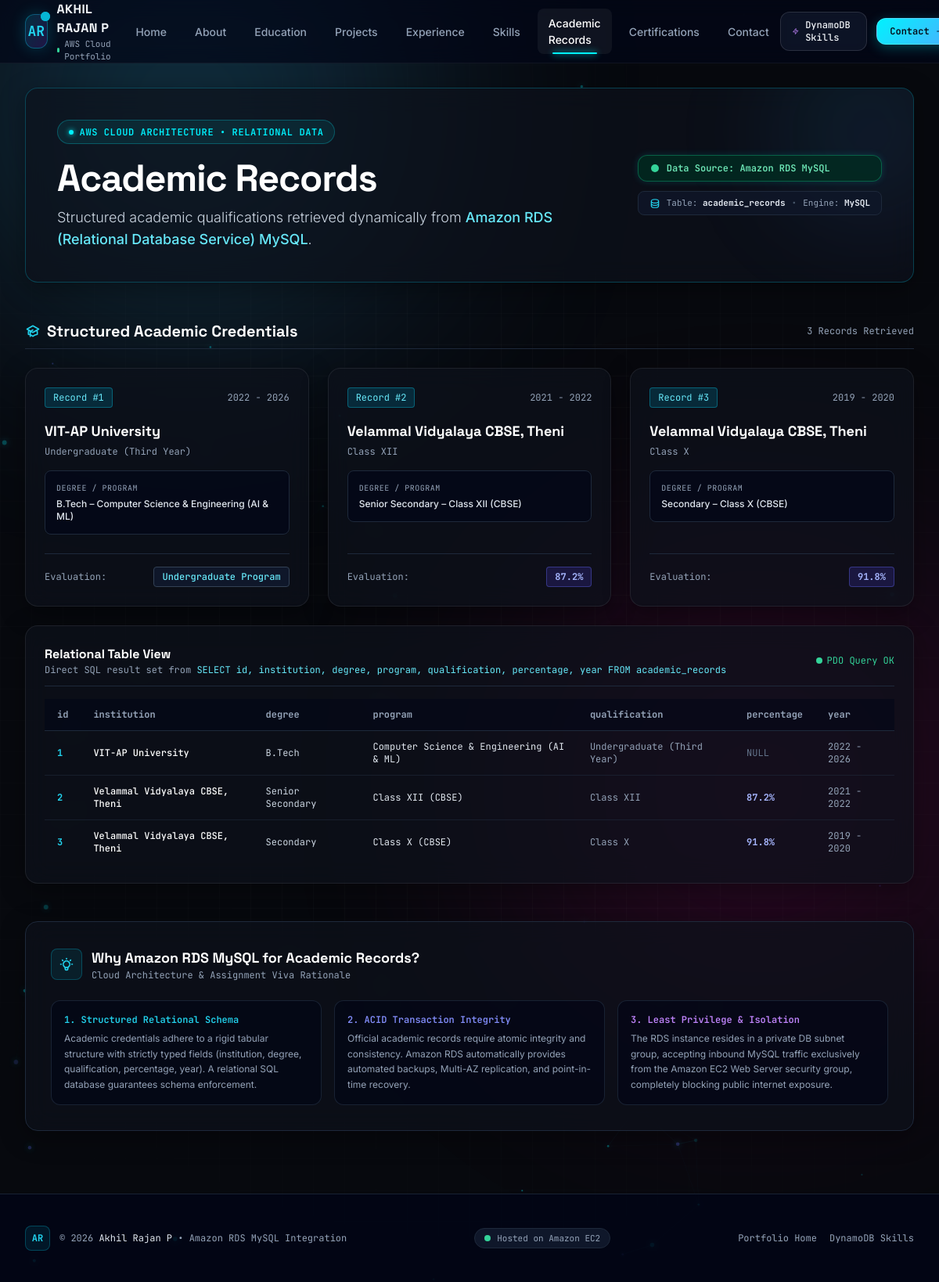
The app's page /academic.php with its own data.
### tables this page shows
CREATE TABLE academic_records (
    id INT AUTO_INCREMENT PRIMARY KEY,
    institution VARCHAR(255) NOT NULL,
    degree VARCHAR(255),
    program VARCHAR(255),
    qualification VARCHAR(100),
    percentage DECIMAL(5,2),
    year VARCHAR(20)
);

### config/database.php (called while the page is built, shortened)
<?php
function getDbConnection() {
    $host = getenv('DB_HOST') ?: ($_ENV['DB_HOST'] ?? ($_SERVER['DB_HOST'] ?? ''));
    $name = getenv('DB_NAME') ?: ($_ENV['DB_NAME'] ?? ($_SERVER['DB_NAME'] ?? 'student_portfolio'));
    $user = getenv('DB_USER') ?: ($_ENV['DB_USER'] ?? ($_SERVER['DB_USER'] ?? ''));
    $pass = getenv('DB_PASSWORD') ?: ($_ENV['DB_PASSWORD'] ?? ($_SERVER['DB_PASSWORD'] ?? ''));
    $port = getenv('DB_PORT') ?: ($_ENV['DB_PORT'] ?? ($_SERVER['DB_PORT'] ?? 3306));
    $dsn = "mysql:host={$host};port={$port};dbname={$name};charset=utf8mb4";
    $options = [
        PDO::ATTR_ERRMODE            => PDO::ERRMODE_EXCEPTION,
        PDO::ATTR_DEFAULT_FETCH_MODE => PDO::FETCH_ASSOC,
        PDO::ATTR_EMULATE_PREPARES   => false,
        PDO::ATTR_TIMEOUT            => 5,
    ];
    try {
        $pdo = new PDO($dsn, $user, $pass, $options);
        return $pdo;
    } catch (PDOException $e) {
        error_log("Database connection failure: " . $e->getMessage());
        return null;
    }
}
function getAcademicRecords() {
    $pdo = getDbConnection();
    try {
        $stmt = $pdo->prepare("SELECT id, institution, degree, program, qualification, percentage, year FROM academic_records ORDER BY id ASC");
        $stmt->execute();
        $records = $stmt->fetchAll();
        return [
            'success' => true,
            'is_mock' => false,
            'source'  => 'Amazon RDS MySQL',
            'records' => $records
        ];
    } catch (PDOException $e) {
        error_log("Academic records query error: " . $e->getMessage());
        return [
            'success' => false,
            'is_mock' => false,
            'source'  => 'Amazon RDS MySQL',
            'error'   => 'Unable to retrieve academic records at the moment.',
            'records' => []
        ];
    }
}

### academic.php (the view, shortened to what this page needs)
<?php
require_once __DIR__ . '/config/database.php';
$academicData = getAcademicRecords();
$isSuccess    = $academicData['success'] ?? false;
$records      = $academicData['records'] ?? [];
$dataSource   = $academicData['source'] ?? 'Amazon RDS MySQL';
?>
<!DOCTYPE html>
<html lang="en" class="scroll-smooth">
<head>
  <script src="https://cdn.tailwindcss.com"></script>
  <link rel="stylesheet" href="./style.css">
</head>
<body class="bg-space text-slate-100 font-sans antialiased overflow-x-hidden selection:bg-cyan-500/30 selection:text-cyan-200">
  <div class="fixed inset-0 pointer-events-none z-0 overflow-hidden">
    <canvas id="particle-canvas" class="absolute inset-0 w-full h-full opacity-60"></canvas>
    <div class="ambient-glow glow-1"></div>
    <div class="ambient-glow glow-2"></div>
    <div class="cyber-grid"></div>
  </div>
  <header id="navbar" class="fixed top-0 left-0 right-0 z-40 transition-all duration-300 backdrop-blur-md bg-slate-950/70 border-b border-white/5">
    <div class="max-w-7xl mx-auto px-4 sm:px-6 lg:px-8 h-20 flex items-center justify-between">
      <a href="index.php" class="group flex items-center gap-3 text-decoration-none">
        <div class="relative flex items-center justify-center w-11 h-11 rounded-xl bg-gradient-to-br from-cyan-500/20 to-purple-600/20 border border-cyan-500/40 group-hover:border-cyan-400 transition-all duration-300 shadow-glow-sm">
          <span class="font-mono font-bold text-lg text-cyan-400 group-hover:scale-110 transition-transform">AR</span>
          <span class="absolute -top-1 -right-1 flex h-3 w-3">
            <span class="relative inline-flex rounded-full h-3 w-3 bg-cyan-500"></span>
          </span>
        </div>
        <div class="flex flex-col">
          <span class="font-display font-bold text-slate-100 text-base tracking-wide group-hover:text-cyan-300 transition-colors">AKHIL RAJAN P</span>
          <span class="font-mono text-[11px] text-slate-400 flex items-center gap-1.5">
            <span class="w-1.5 h-1.5 rounded-full bg-emerald-400"></span> AWS Cloud Portfolio
          </span>
        </div>
      </a>
      <nav class="hidden md:flex items-center gap-1 lg:gap-2">
        <a href="index.php#hero" class="nav-link">Home</a>
        <a href="index.php#about" class="nav-link">About</a>
        <a href="index.php#education" class="nav-link">Education</a>
        <a href="index.php#projects" class="nav-link">Projects</a>
        <a href="index.php#experience" class="nav-link">Experience</a>
        <a href="skills.php" class="nav-link">Skills</a>
        <a href="academic.php" class="nav-link active">Academic Records</a>
        <a href="skills.php#certifications" class="nav-link">Certifications</a>
        <a href="index.php#contact" class="nav-link">Contact</a>
      </nav>
      <div class="hidden lg:flex items-center gap-3">
        <a href="skills.php" class="btn-secondary text-xs font-mono py-2 px-3.5">
          <svg class="w-4 h-4 text-purple-400" fill="none" stroke="currentColor" viewBox="0 0 24 24">
            <path stroke-linecap="round" stroke-linejoin="round" stroke-width="2" d="M13 10V3L4 14h7v7l9-11h-7z"/>
          </svg>
          DynamoDB Skills
        </a>
        <a href="index.php#contact" class="btn-primary text-xs font-mono py-2 px-4">
          <span>Contact</span>
          <svg class="w-3.5 h-3.5" fill="none" stroke="currentColor" viewBox="0 0 24 24">
            <path stroke-linecap="round" stroke-linejoin="round" stroke-width="2" d="M14 5l7 7m0 0l-7 7m7-7H3"/>
          </svg>
        </a>
      </div>
    </div>
  </header>
  <main class="relative z-10 pt-28 pb-20 px-4 sm:px-6 lg:px-8">
    <div class="max-w-7xl mx-auto space-y-12">
      <div class="glass-card p-8 sm:p-10 border-cyan-500/30 relative overflow-hidden">
        <div class="absolute -top-16 -right-16 w-60 h-60 bg-gradient-to-br from-cyan-500/10 to-indigo-500/10 rounded-full blur-3xl pointer-events-none"></div>
        <div class="flex flex-col lg:flex-row lg:items-center justify-between gap-6 relative z-10">
          <div class="space-y-3 max-w-3xl">
            <div class="section-tag">AWS Cloud Architecture &bull; Relational Data</div>
            <h1 class="text-3xl sm:text-5xl font-display font-extrabold text-white tracking-tight leading-tight">
              Academic Records
            </h1>
            <p class="text-slate-300 text-base sm:text-lg font-light leading-relaxed">
              Structured academic qualifications retrieved dynamically from <span class="text-cyan-300 font-medium">Amazon RDS (Relational Database Service) MySQL</span>.
            </p>
          </div>
          <div class="flex flex-col sm:flex-row lg:flex-col gap-3 self-start lg:self-auto shrink-0">
            <div class="inline-flex items-center gap-2.5 px-4 py-2 rounded-xl bg-emerald-950/80 border border-emerald-500/40 text-emerald-300 font-mono text-xs shadow-glow-xs">
              <span class="w-2.5 h-2.5 rounded-full bg-emerald-400 animate-pulse"></span>
              <span class="font-semibold">Data Source: <?= htmlspecialchars($dataSource) ?></span>
            </div>
            <div class="inline-flex items-center gap-2 px-3.5 py-1.5 rounded-lg bg-slate-900/80 border border-slate-800 text-slate-400 font-mono text-[11px]">
              <svg class="w-3.5 h-3.5 text-cyan-400" fill="none" stroke="currentColor" viewBox="0 0 24 24">
                <path stroke-linecap="round" stroke-linejoin="round" stroke-width="2" d="M4 7v10c0 2.21 3.582 4 8 4s8-1.79 8-4V7M4 7c0 2.21 3.582 4 8 4s8-1.79 8-4M4 7c0-2.21 3.582-4 8-4s8 1.79 8 4m0 5c0 2.21-3.582 4-8 4s-8-1.79-8-4"/>
              </svg>
              <span>Table: <strong class="text-slate-200">academic_records</strong></span>
              <span class="text-slate-600">&bull;</span>
              <span>Engine: <strong class="text-slate-200">MySQL</strong></span>
            </div>
          </div>
        </div>
      </div>
      <?php if ($isSuccess && !empty($records)): ?>
      <div class="space-y-6">
        <div class="flex items-center justify-between pb-2 border-b border-slate-800">
          <h2 class="text-xl font-display font-bold text-white flex items-center gap-2">
            Structured Academic Credentials
          </h2>
          <span class="text-xs font-mono text-slate-400"><?= count($records) ?> Records Retrieved</span>
        </div>
        <div class="grid grid-cols-1 md:grid-cols-3 gap-6">
          <?php foreach ($records as $index => $row): ?>
          <div class="glass-card p-6 flex flex-col justify-between group hover:border-cyan-400/50 transition-all duration-300">
            <div class="space-y-4">
              <div class="flex items-center justify-between">
                <span class="px-2.5 py-1 rounded bg-cyan-950/80 border border-cyan-500/40 text-cyan-300 font-mono text-xs">
                  Record #<?= htmlspecialchars($row['id'] ?? ($index + 1)) ?>
                </span>
                <span class="font-mono text-xs text-slate-400">
                  <?= htmlspecialchars($row['year'] ?? '') ?>
                </span>
              </div>
              <div>
                <h3 class="text-lg font-display font-bold text-white group-hover:text-cyan-300 transition-colors">
                  <?= htmlspecialchars($row['institution']) ?>
                </h3>
                <p class="text-xs font-mono text-slate-400 mt-1">
                  <?= htmlspecialchars($row['qualification'] ?? '') ?>
                </p>
              </div>
              <div class="p-3.5 rounded-lg bg-slate-950/70 border border-slate-800 text-xs space-y-1">
                <div class="text-slate-400 font-mono text-[10px] uppercase tracking-wider">Degree / Program</div>
                <div class="text-slate-200 font-medium font-sans">
                  <?= htmlspecialchars($row['degree']) ?> &ndash; <?= htmlspecialchars($row['program']) ?>
                </div>
              </div>
            </div>
            <div class="mt-6 pt-4 border-t border-slate-800 flex items-center justify-between font-mono text-xs">
              <span class="text-slate-400">Evaluation:</span>
              <?php if (!empty($row['percentage'])): ?>
                <span class="px-2.5 py-1 rounded bg-indigo-950/80 border border-indigo-500/40 text-indigo-300 font-bold">
                  <?= htmlspecialchars(rtrim(rtrim($row['percentage'], '0'), '.')) ?>%
                </span>
              <?php else: ?>
                <span class="px-2.5 py-1 rounded bg-slate-900 border border-slate-700 text-cyan-300 font-medium">
                  Undergraduate Program
                </span>
              <?php endif; ?>
            </div>
          </div>
          <?php endforeach; ?>
        </div>
        <div class="glass-card p-6 overflow-hidden mt-8">
          <div class="flex items-center justify-between mb-4 pb-3 border-b border-slate-800">
            <div>
              <h3 class="text-base font-display font-bold text-white">Relational Table View</h3>
              <p class="text-xs font-mono text-slate-400">Direct SQL result set from <code class="text-cyan-300">SELECT id, institution, degree, program, qualification, percentage, year FROM academic_records</code></p>
            </div>
            <span class="font-mono text-xs text-emerald-400 flex items-center gap-1.5">
              <span class="w-2 h-2 rounded-full bg-emerald-400"></span> PDO Query OK
            </span>
          </div>
          <div class="overflow-x-auto">
            <table class="w-full text-left font-mono text-xs border-collapse">
              <thead>
                <tr class="border-b border-slate-800 text-slate-400 bg-slate-950/60">
                  <th class="py-3 px-4">id</th>
                  <th class="py-3 px-4">institution</th>
                  <th class="py-3 px-4">degree</th>
                  <th class="py-3 px-4">program</th>
                  <th class="py-3 px-4">qualification</th>
                  <th class="py-3 px-4">percentage</th>
                  <th class="py-3 px-4">year</th>
                </tr>
              </thead>
              <tbody class="divide-y divide-slate-800/60 text-slate-300">
                <?php foreach ($records as $row): ?>
                <tr class="hover:bg-slate-900/40 transition-colors">
                  <td class="py-3 px-4 text-cyan-400 font-bold"><?= htmlspecialchars($row['id']) ?></td>
                  <td class="py-3 px-4 text-white font-medium"><?= htmlspecialchars($row['institution']) ?></td>
                  <td class="py-3 px-4 text-slate-300"><?= htmlspecialchars($row['degree']) ?></td>
                  <td class="py-3 px-4 text-slate-200"><?= htmlspecialchars($row['program']) ?></td>
                  <td class="py-3 px-4 text-slate-400"><?= htmlspecialchars($row['qualification']) ?></td>
                  <td class="py-3 px-4 font-bold text-indigo-300">
                    <?= !empty($row['percentage']) ? htmlspecialchars(rtrim(rtrim($row['percentage'], '0'), '.')) . '%' : '<span class="text-slate-500 font-normal">NULL</span>' ?>
                  </td>
                  <td class="py-3 px-4 text-slate-400"><?= htmlspecialchars($row['year']) ?></td>
                </tr>
                <?php endforeach; ?>
              </tbody>
            </table>
          </div>
        </div>
      </div>
      <?php endif; ?>
      <div class="glass-card p-6 sm:p-8 border-slate-800">
        <div class="flex items-center gap-3 mb-4">
          <div class="w-10 h-10 rounded-lg bg-cyan-500/10 border border-cyan-500/30 flex items-center justify-center text-cyan-400">
          </div>
          <div>
            <h3 class="text-lg font-display font-bold text-white">Why Amazon RDS MySQL for Academic Records?</h3>
            <p class="text-xs font-mono text-slate-400">Cloud Architecture &amp; Assignment Viva Rationale</p>
          </div>
        </div>
        <div class="grid grid-cols-1 md:grid-cols-3 gap-4 pt-2 text-xs text-slate-300">
          <div class="p-4 rounded-xl bg-slate-950/60 border border-slate-800/80 space-y-1.5">
            <div class="text-cyan-400 font-mono font-semibold">1. Structured Relational Schema</div>
            <p class="text-slate-400 leading-relaxed">
              Academic credentials adhere to a rigid tabular structure with strictly typed fields (institution, degree, qualification, percentage, year). A relational SQL database guarantees schema enforcement.
            </p>
          </div>
          <div class="p-4 rounded-xl bg-slate-950/60 border border-slate-800/80 space-y-1.5">
            <div class="text-indigo-400 font-mono font-semibold">2. ACID Transaction Integrity</div>
            <p class="text-slate-400 leading-relaxed">
              Official academic records require atomic integrity and consistency. Amazon RDS automatically provides automated backups, Multi-AZ replication, and point-in-time recovery.
            </p>
          </div>
          <div class="p-4 rounded-xl bg-slate-950/60 border border-slate-800/80 space-y-1.5">
            <div class="text-purple-400 font-mono font-semibold">3. Least Privilege &amp; Isolation</div>
            <p class="text-slate-400 leading-relaxed">
              The RDS instance resides in a private DB subnet group, accepting inbound MySQL traffic exclusively from the Amazon EC2 Web Server security group, completely blocking public internet exposure.
            </p>
          </div>
        </div>
      </div>
    </div>
  </main>
  <footer class="border-t border-slate-800/80 py-10 px-4 sm:px-6 lg:px-8 bg-slate-950/80 relative z-10">
    <div class="max-w-7xl mx-auto flex flex-col md:flex-row items-center justify-between gap-6">
      <div class="flex items-center gap-3">
        <div class="w-8 h-8 rounded-lg bg-cyan-500/10 border border-cyan-500/30 flex items-center justify-center font-mono font-bold text-xs text-cyan-400">
          AR
        </div>
        <div class="text-xs font-mono text-slate-400">
          &copy; <?= date('Y') ?> <span class="text-slate-200">Akhil Rajan P</span> &bull; Amazon RDS MySQL Integration
        </div>
      </div>
      <div class="flex items-center gap-2 px-3 py-1 rounded-full bg-slate-900 border border-slate-800 text-[11px] font-mono text-slate-400">
        <span class="w-2 h-2 rounded-full bg-emerald-400 animate-pulse"></span>
        <span>Hosted on Amazon EC2</span>
      </div>
      <div class="flex items-center gap-4 text-xs font-mono">
        <a href="index.php" class="text-slate-400 hover:text-cyan-400 transition-colors">Portfolio Home</a>
        <a href="skills.php" class="text-slate-400 hover:text-cyan-400 transition-colors">DynamoDB Skills</a>
      </div>
    </div>
  </footer>
</body>
</html>

### records on screen
academic_records: id "1", year "2022 - 2026", institution "VIT-AP University", qualification "Undergraduate (Third Year)", degree "B.Tech", program "Computer Science & Engineering (AI & ML)", shows "Undergraduate Program", shows "NULL"
academic_records: id "2", year "2021 - 2022", institution "Velammal Vidyalaya CBSE, Theni", qualification "Class XII", degree "Senior Secondary", program "Class XII (CBSE)", percentage "87.2"
academic_records: id "3", year "2019 - 2020", institution "Velammal Vidyalaya CBSE, Theni", qualification "Class X", degree "Secondary", program "Class X (CBSE)", percentage "91.8"

### other values on screen
$dataSource "Amazon RDS MySQL"
count($records) "3"
